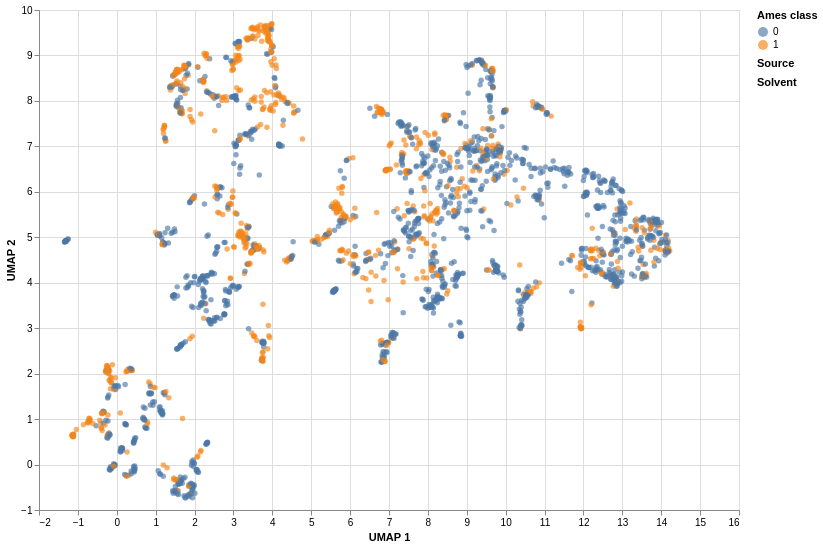

Write notebook code for a chart like this one.
### Markdown cell above
### Ames interactive UMAP

For Ames, target colors are categorical (`0` and `1`) rather than continuous.

### Code cell
ames_umap_chart = build_property_umap(
    "Ames class",
    classification=True,
)
ames_umap_chart

### Figure 1 — Vega-Lite specification as saved in the notebook (floating-point values rounded to 4 significant figures; data arrays with more than 128 entries replaced by an {"elided": "..."} marker saying what was removed)
{"config": {"view": {"continuousWidth": 300, "continuousHeight": 300}}, "layer": [{"mark": {"type": "circle", "opacity": 0.65, "size": 30}, "encoding": {"color": {"field": "Y", "scale": {"scheme": "tableau10"}, "title": "Ames class", "type": "nominal"}, "tooltip": [{"field": "record_id", "type": "nominal"}, {"field": "representation", "type": "nominal"}, {"field": "source", "type": "nominal"}, {"field": "nmr_solvent", "type": "nominal"}, {"field": "Y", "format": ".3f", "title": "Ames class", "type": "quantitative"}], "x": {"field": "umap_1", "title": "UMAP 1", "type": "quantitative"}, "y": {"field": "umap_2", "title": "UMAP 2", "type": "quantitative"}}, "name": "view_6e450d45b12b480f_0", "transform": [{"filter": "datum.representation == ames_model"}, {"filter": "ames_color == 'Ames class'"}]}, {"mark": {"type": "circle", "opacity": 0.65, "size": 30}, "encoding": {"color": {"field": "source", "title": "Source", "type": "nominal"}, "tooltip": [{"field": "record_id", "type": "nominal"}, {"field": "representation", "type": "nominal"}, {"field": "source", "type": "nominal"}, {"field": "nmr_solvent", "type": "nominal"}, {"field": "Y", "format": ".3f", "title": "Ames class", "type": "quantitative"}], "x": {"field": "umap_1", "title": "UMAP 1", "type": "quantitative"}, "y": {"field": "umap_2", "title": "UMAP 2", "type": "quantitative"}}, "transform": [{"filter": "datum.representation == ames_model"}, {"filter": "ames_color == 'Source'"}]}, {"mark": {"type": "circle", "opacity": 0.65, "size": 30}, "encoding": {"color": {"field": "nmr_solvent", "title": "Solvent", "type": "nominal"}, "tooltip": [{"field": "record_id", "type": "nominal"}, {"field": "representation", "type": "nominal"}, {"field": "source", "type": "nominal"}, {"field": "nmr_solvent", "type": "nominal"}, {"field": "Y", "format": ".3f", "title": "Ames class", "type": "quantitative"}], "x": {"field": "umap_1", "title": "UMAP 1", "type": "quantitative"}, "y": {"field": "umap_2", "title": "UMAP 2", "type": "quantitative"}}, "transform": [{"filter": "datum.representation == ames_model"}, {"filter": "ames_color == 'Solvent'"}]}], "data": {"name": "data-794bef42873f6d2d27ec2345fb086923"}, "height": 500, "params": [{"name": "ames_model", "bind": {"input": "select", "options": ["morgan", "nmrpeak", "nmrsolver", "nmrtrans", "ultranmr", "unimol2"], "name": "Embedding: "}, "value": "unimol2"}, {"name": "ames_color", "bind": {"input": "select", "options": ["Ames class", "Source", "Solvent"], "name": "Color: "}, "value": "Ames class"}, {"name": "param_1e9efca18e7a2868", "select": {"type": "interval", "encodings": ["x", "y"]}, "bind": "scales", "views": ["view_6e450d45b12b480f_0"]}], "resolve": {"scale": {"color": "independent"}}, "width": 700, "$schema": "https://vega.github.io/schema/vega-lite/v6.4.1.json", "datasets": {"data-794bef42873f6d2d27ec2345fb086923": {"elided": "13752 records"}}}
